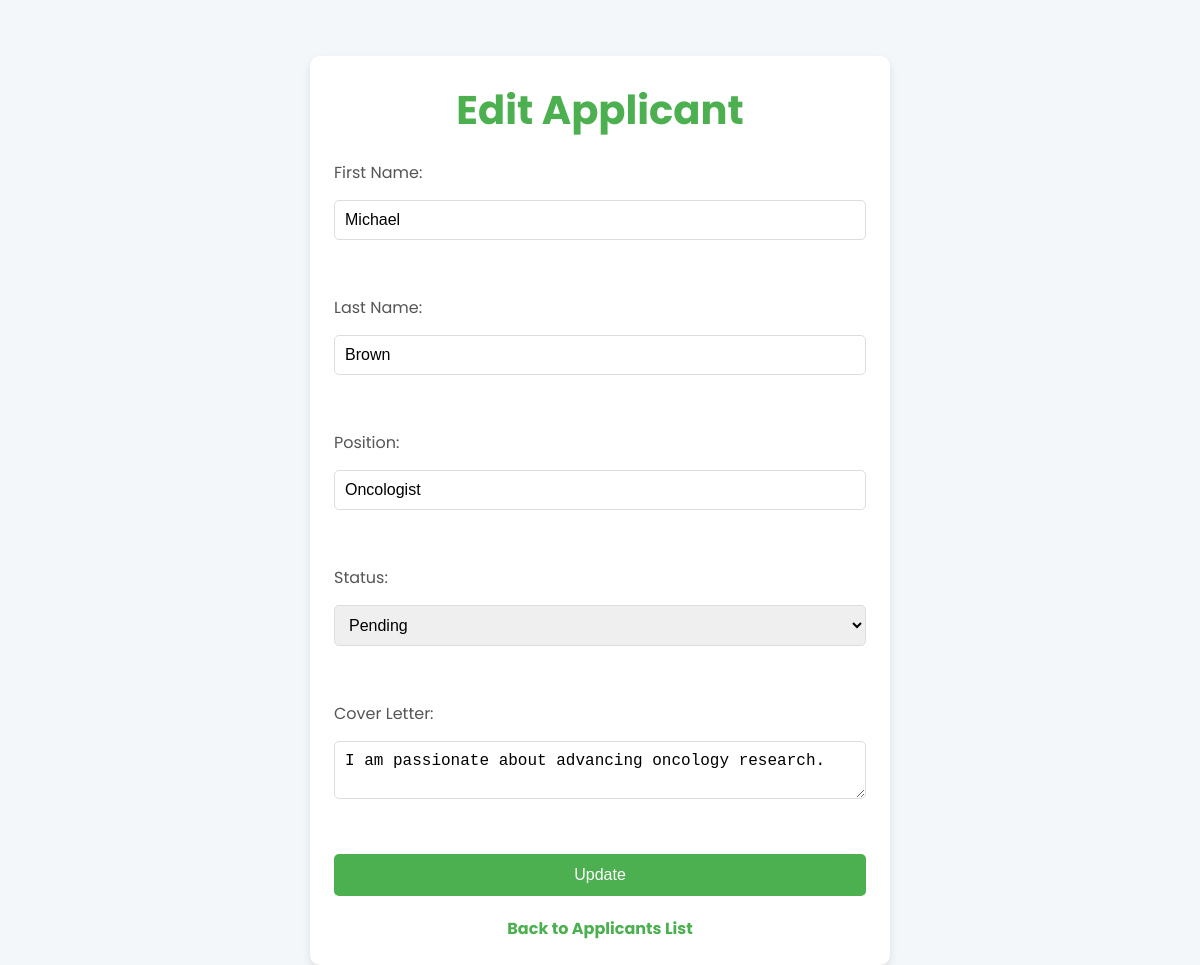
The app's page /editApplicant.php?id=4 (signed in) with its own data.
### tables this page shows
CREATE TABLE job_applications (
    application_id INT AUTO_INCREMENT PRIMARY KEY,
    doctor_id INT,
    application_date TIMESTAMP DEFAULT CURRENT_TIMESTAMP,
    position VARCHAR(100),
    status ENUM('Pending', 'Accepted', 'Rejected') DEFAULT 'Pending',
    cover_letter TEXT,
    FOREIGN KEY (doctor_id) REFERENCES doctors(doctor_id)
);

CREATE TABLE doctors (
    doctor_id INT AUTO_INCREMENT PRIMARY KEY,
    first_name VARCHAR(100) NOT NULL,
    last_name VARCHAR(100) NOT NULL,
    email VARCHAR(100) NOT NULL UNIQUE,
    phone_number VARCHAR(15),
    date_of_birth DATE,
    gender ENUM('Male', 'Female', 'Other'),
    address TEXT,
    department_id INT,
    FOREIGN KEY (department_id) REFERENCES departments(department_id)
);

### editApplicant.php (the view, shortened to what this page needs)
<?php
include('core/dbConfig.php');
if (isset($_GET['id'])) {
    $applicationId = $_GET['id'];
    $stmt = $pdo->prepare("
        SELECT ja.*, d.first_name, d.last_name
        FROM job_applications ja
        JOIN doctors d ON ja.doctor_id = d.doctor_id
        WHERE ja.application_id = :id
    ");
    $stmt->execute(['id' => $applicationId]);
    $applicant = $stmt->fetch();
}
?>
<!DOCTYPE html>
<html lang="en">
<head>
    <link rel="stylesheet" href="styles.css">
</head>
<body>
    <div class="edit_container">
        <h1>Edit Applicant</h1>
        <form method="post">
            <label for="first_name">First Name:</label>
            <input type="text" name="first_name" value="<?= htmlspecialchars($applicant['first_name']) ?>" required><br>
            <label for="last_name">Last Name:</label>
            <input type="text" name="last_name" value="<?= htmlspecialchars($applicant['last_name']) ?>" required><br>
            <label for="position">Position:</label>
            <input type="text" name="position" value="<?= htmlspecialchars($applicant['position']) ?>" required><br>
            <label for="status">Status:</label>
            <select name="status">
                <option value="Pending" <?= $applicant['status'] == 'Pending' ? 'selected' : '' ?>>Pending</option>
            </select><br>
            <label for="cover_letter">Cover Letter:</label>
            <textarea name="cover_letter"><?= htmlspecialchars($applicant['cover_letter']) ?></textarea><br>
            <button type="submit">Update</button>
        </form>
        <div style="text-align: center; margin-top: 20px;">
            <a href="index.php">Back to Applicants List</a>
        </div>
    </div>
</body>
</html>

### styles.css (style rules this page uses)
* { margin: 0; padding: 0; box-sizing: border-box; }
body { font-family: "Poppins", serif; background-color: #f4f7fa; color: #333; display: flex; justify-content: center; align-items: center; height: 100vh; padding: 20px; padding-top: 80px; }
.edit_container { width: 50%; max-width: 1200px; margin: 10rem 0 0 0; padding: 1.5em; background-color: #fff; border-radius: 10px; box-shadow: 0 4px 8px rgba(0, 0, 0, 0.1); }
h1 { font-size: 2.5rem; color: #4caf50; text-align: center; margin-bottom: 20px; }
form { display: flex; flex-direction: column; gap: 15px; }
label { font-size: 1rem; color: #555; }
input, select, textarea { font-size: 1rem; padding: 10px; border: 1px solid #ddd; border-radius: 5px; outline: none; transition: border-color 0.3s ease; }
button { background-color: #4caf50; color: white; padding: 12px; font-size: 1rem; border: none; border-radius: 5px; cursor: pointer; transition: background-color 0.3s ease; }
a { color: #4caf50; text-decoration: none; font-weight: bold; }

### records on screen
job_applications: first_name "Michael", last_name "Brown", position "Oncologist", status "Pending", cover_letter "I am passionate about advancing oncology research."
